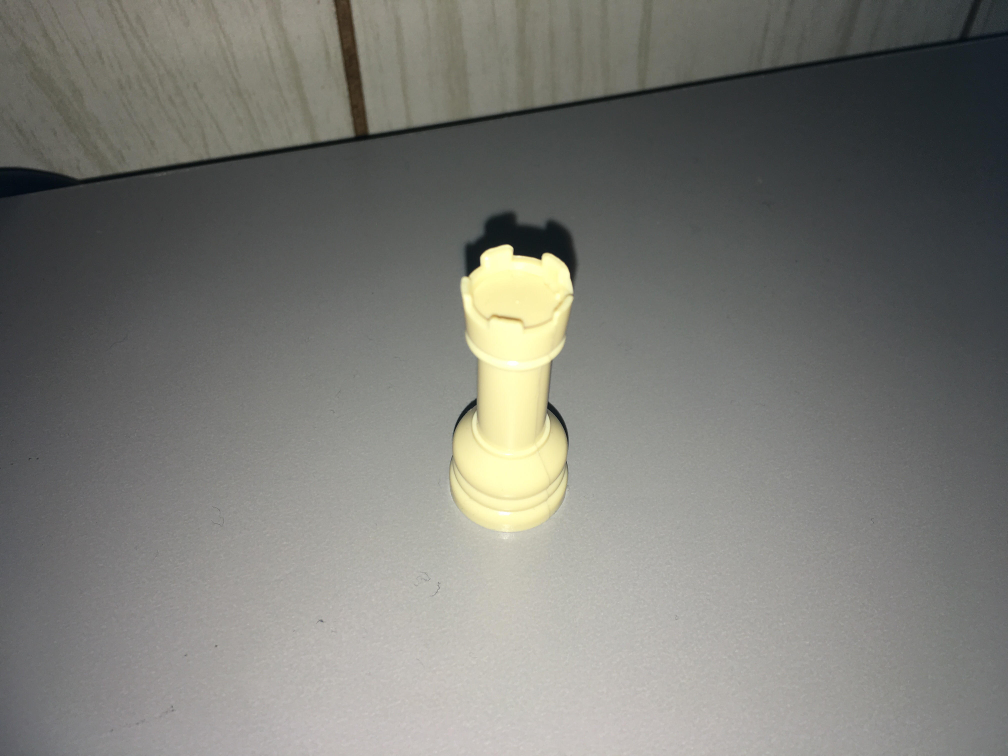
#> input picture feature_matching/Castle1.jpg, 4032 x 3024 px, given in place of Castle.jpg, which was not available (shown at 1/4 size)
$ python Version3.py   (Python 2 division)
#> lines starting #> are read from the running program, lines starting #| are printed output that depends on the picture; pictures that were not available may be replaced by others from this repository, and a replacement may not be noted
import numpy as np
import cv2
from matplotlib import pyplot as plt

def matching (img1):
    img2 = cv2.imread('/home/janani/Documents/Images/CV_PROJECT/group.jpg',0)
    template = img1
    w, h = template.shape[::-1]
    print w,h
    methods = ['cv2.TM_CCOEFF', 'cv2.TM_CCOEFF_NORMED', 'cv2.TM_CCORR','cv2.TM_CCORR_NORMED', 'cv2.TM_SQDIFF', 'cv2.TM_SQDIFF_NORMED']

    res = cv2.matchTemplate(img2,template,cv2.TM_CCOEFF)
    min_val, max_val, min_loc, max_loc = cv2.minMaxLoc(res)
    # If the method is TM_SQDIFF or TM_SQDIFF_NORMED, take minimum
    print(min_val,max_val,min_loc,max_loc)
    top_left = max_loc
    bottom_right = (max_loc[0] + w, max_loc[1] + h)
    print(top_left,bottom_right)
    cv2.rectangle(img2,top_left, bottom_right,(255,0,255),6)
    plt.subplot(121),plt.imshow(res,cmap = 'gray')
    plt.title('Matching Result'), plt.xticks([]), plt.yticks([])
    plt.subplot(122),plt.imshow(img2,cmap = 'gray')
    plt.title('Detected Point'), plt.xticks([]), plt.yticks([])
    plt.show()

if __name__ == '__main__':
    g = cv2.imread('/home/janani/Documents/Images/CV_PROJECT/Castle_Test/Castle.jpg',0)
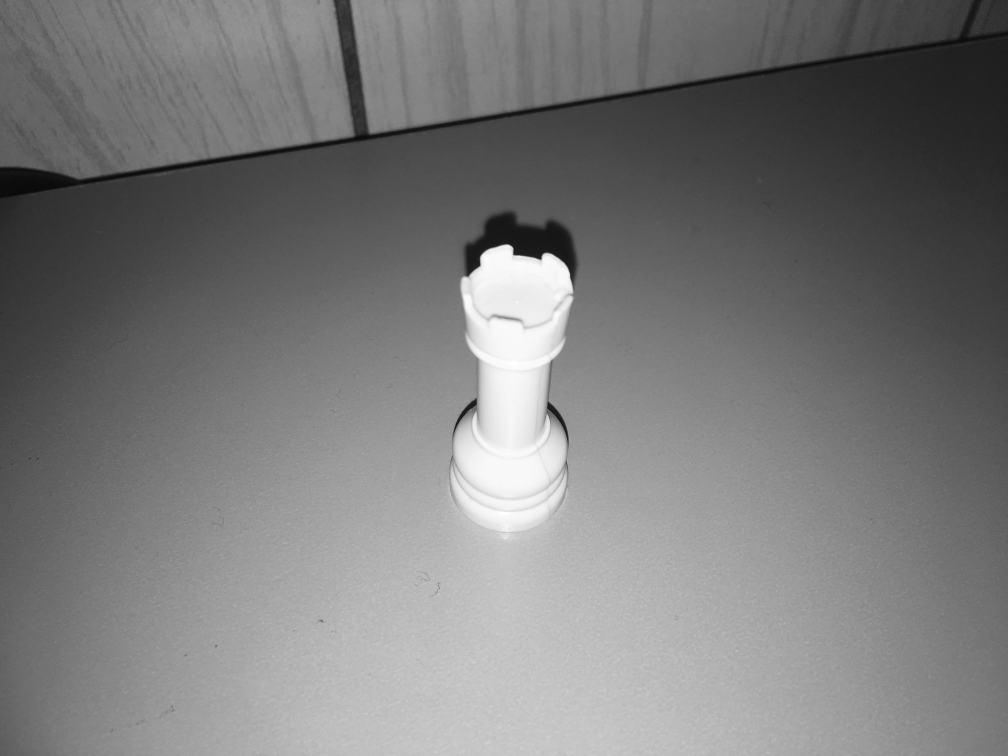
#> g: shape (3024, 4032) (shown at 1/4 size); min 0, max 255, mean 121.9
    img = g
    img =cv2.resize(g, (0, 0), fx=0.5, fy=0.5, interpolation=cv2.INTER_CUBIC);
    img1 = cv2.imread('/home/janani/Documents/Images/CV_PROJECT/queen_mask.jpg',0)
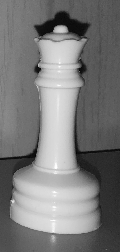
#> input picture queen_mask.png, 120 x 252 px, given in place of queen_mask.jpg, which was not available
#> img1 is the input picture: shape (252, 120); min 1, max 255, mean 122.1
    cv2.namedWindow('image',0)
    cv2.imshow('image',img1)
    matching(img1)
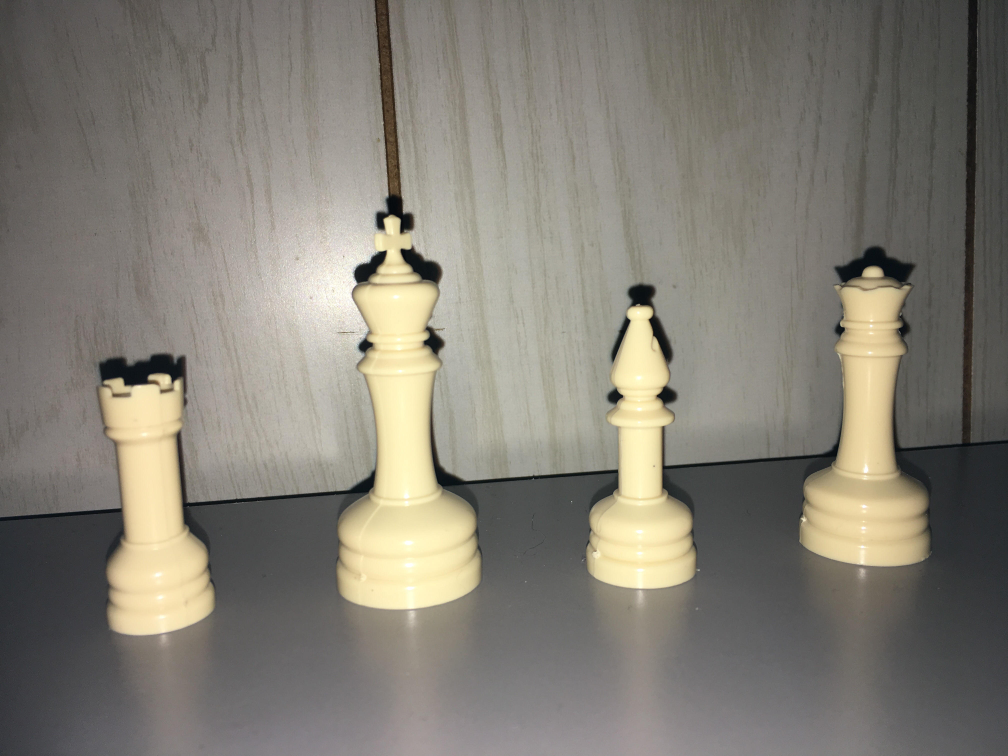
#> input picture feature_matching/group.jpg, 4032 x 3024 px, found by its file name (shown at 1/4 size)
#> in matching, `img2 = cv2.imread('/home/janani/Documents/Images/CV_PROJECT/group.jpg'..`:
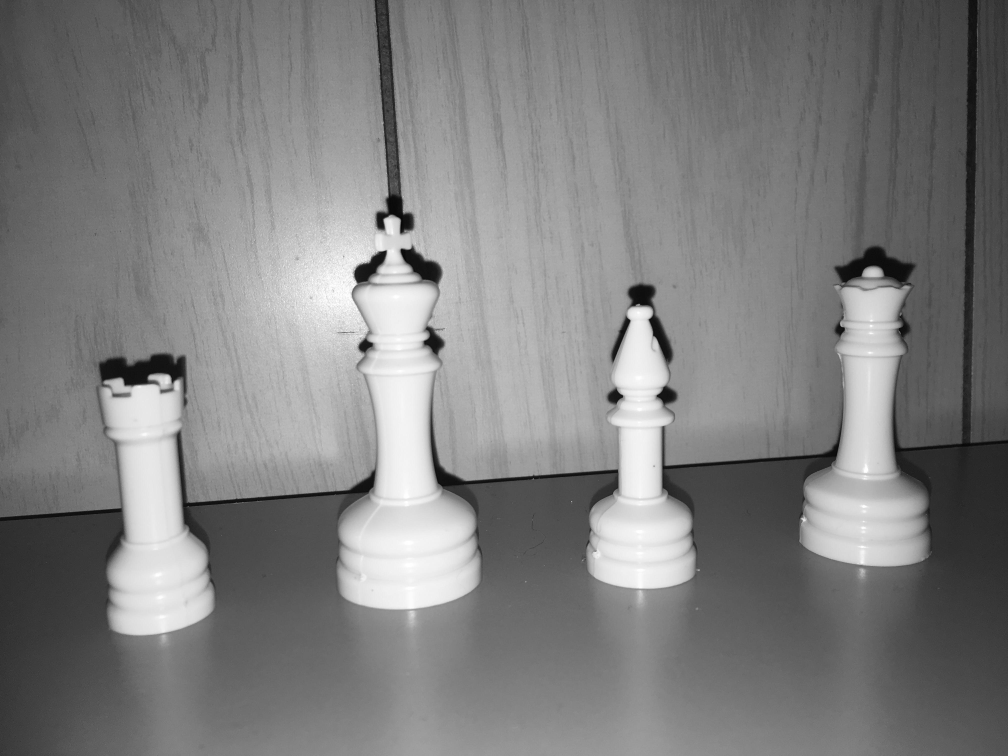
#> img2: shape (3024, 4032) (shown at 1/4 size); min 0, max 255, mean 126.9
#| 120 252
#> in matching, `res = cv2.matchTemplate(img2,template,cv2.TM_CCOEFF)`:
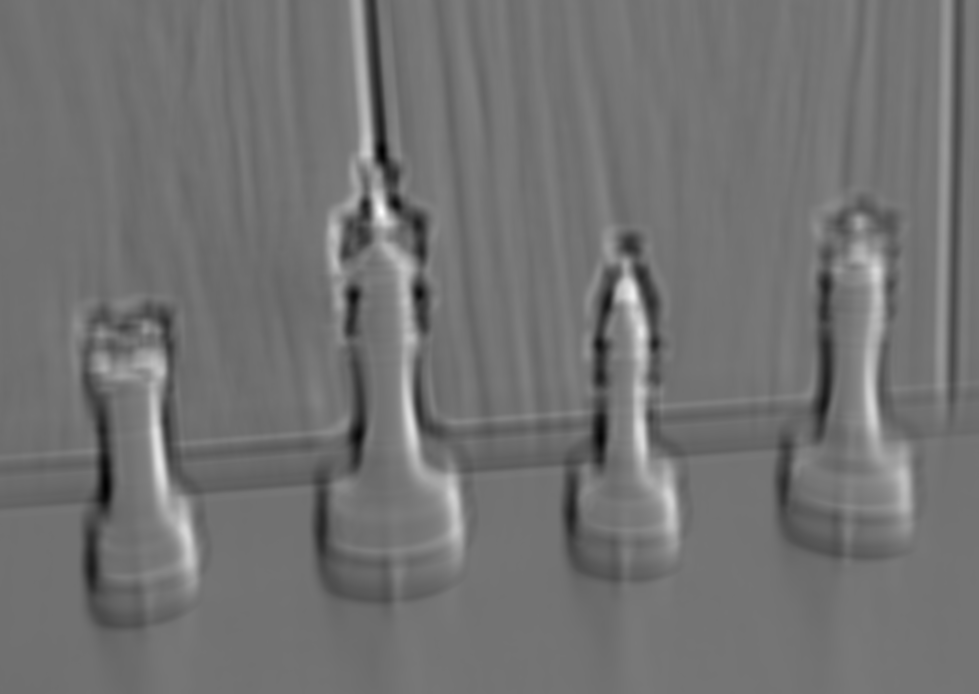
#> res: shape (2773, 3913) float32 (shown at 1/4 size); min -59644016, max 73803168, mean 172708.6; drawn with min black and max white
#> in matching, `min_val, max_val, min_loc, max_loc = cv2.minMaxLoc(res)`: min_val = -59644016; max_val = 73803168; min_loc = (1528, 603); max_loc = (1524, 846)
#| -59644016.0 73803168.0 (1528, 603) (1524, 846)
#> in matching, `bottom_right = (max_loc[0] + w, max_loc[1] + h)`: bottom_right = (1644, 1098)
#| (1524, 846) (1644, 1098)
    cv2.waitKey(0)
    cv2.destroyAllWindows()
